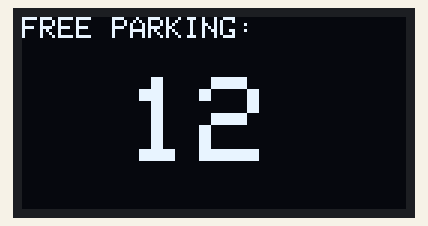
This program was run on a simulated ESP32-S3. Parts: 128×64 one-colour display. What the program prints to the serial monitor is not drawn.

Above: at 1.1 s.

The program:

main.cpp
```cpp
#include <Arduino.h>
#include <Wire.h>
#include <Adafruit_GFX.h>
#include <Adafruit_SSD1306.h>

void renderParkingStatus(int count);

#define SDA_PIN 8
#define SCL_PIN 9
#define SCREEN_WIDTH 128
#define SCREEN_HEIGHT 64
#define SCREEN_ADDRESS 0x3C

Adafruit_SSD1306 display(SCREEN_WIDTH, SCREEN_HEIGHT, &Wire, -1);

void setup() {

  Serial.begin(115200);
  delay(1000);
  Serial.println("System Initializing...");

  Wire.begin(SDA_PIN, SCL_PIN);
  Serial.println("I2C Bus Started.");

  if(!display.begin(SSD1306_SWITCHCAPVCC, SCREEN_ADDRESS)) {
    Serial.println(F("SSD1306 allocation failed! Check wiring or address."));
    for(;;);
  }

  Serial.println("Display initialized successfully!");
  display.clearDisplay();
  display.display();
}

void loop() {
  int freeParkingSpots = 12;
  Serial.print("Updating display with: ");
  Serial.println(freeParkingSpots);

  renderParkingStatus(freeParkingSpots);

  delay(2000);
}

void renderParkingStatus(int count) {
  display.clearDisplay();

  display.setTextSize(1); // Smaller text for header
  display.setTextColor(SSD1306_WHITE);
  display.setCursor(0, 0);
  display.print("FREE PARKING:");

  display.setTextSize(4);
  display.setCursor(35, 20); // Centering the big number better
  display.print(count);

  display.display();
}
```
